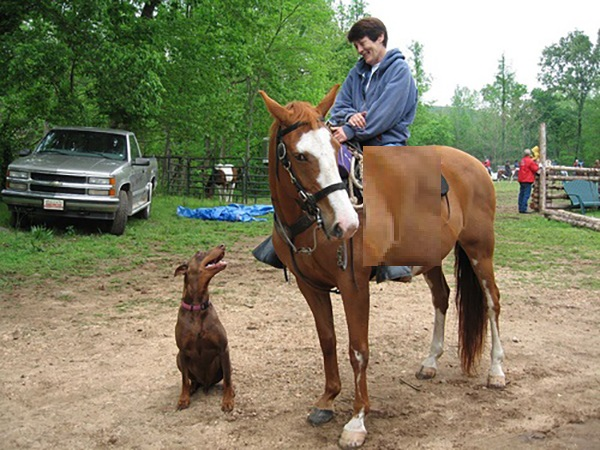
#> input picture Test_opencv/Test.jpg, 600 x 450 px, given in place of the camera
$ python Filter_video.py
#> lines starting #> are read from the running program, lines starting #| are printed output that depends on the picture
import cv2
import numpy as np


def callback(*arg):
    pass


cv2.namedWindow('Video')
cv2.namedWindow('Settings')
cv2.namedWindow('Contour')

cap = cv2.VideoCapture(0)

cv2.createTrackbar('h1', 'Settings', 0, 255, callback)
cv2.createTrackbar('s1', 'Settings', 0, 255, callback)
cv2.createTrackbar('v1', 'Settings', 0, 255, callback)
cv2.createTrackbar('h2', 'Settings', 255, 255, callback)
cv2.createTrackbar('s2', 'Settings', 255, 255, callback)
cv2.createTrackbar('v2', 'Settings', 255, 255, callback)

while True:
    ret, frame = cap.read()
#> frame is the input picture: shape (450, 600, 3); mean B, G, R 99.7, 127, 129.8
    hsv = cv2.cvtColor(frame, cv2.COLOR_BGR2HSV)
#> hsv: shape (450, 600, 3); mean H, S, V 34.2, 93.2, 141.7

    h1 = cv2.getTrackbarPos('h1', 'Settings')
    s1 = cv2.getTrackbarPos('s1', 'Settings')
    v1 = cv2.getTrackbarPos('v1', 'Settings')
    h2 = cv2.getTrackbarPos('h2', 'Settings')
    s2 = cv2.getTrackbarPos('s2', 'Settings')
    v2 = cv2.getTrackbarPos('v2', 'Settings')

    h_min = np.array((h1, s1, v1), np.uint8)
    h_max = np.array((h2, s2, v2), np.uint8)

    thresh = cv2.inRange(hsv, h_min, h_max)
#> thresh: shape (450, 600); every value is 255

    cv2.imshow('Video', thresh)

    blur = cv2.medianBlur(thresh, 9)
    contours, hierarchy = cv2.findContours(blur, cv2.RETR_TREE, cv2.CHAIN_APPROX_SIMPLE)
#> contours = [[[0, 0], [0, 449], [599, 449], [599, 0]]]
    areas = []
    for i in range(len(contours)):
        areas.append(cv2.contourArea(contours[i]))
#> this loop made 1 pass
#> after the loop, areas = [268951]

    N = areas.index(max(areas))
#> N = 0

    x, y, w, h = cv2.boundingRect(contours[N])
#> x = 0; y = 0; w = 600; h = 450
    cv2.rectangle(frame, (x, y), (x + w, y + h), (0, 255, 255), 2)

    moments = cv2.moments(thresh, 1)
#> moments = moments, m00 270000, centre m10/m00, m01/m00 = (299.5, 224.5)
    dM01 = moments['m01']
#> dM01 = 60615000
    dM10 = moments['m10']
#> dM10 = 80865000
    dArea = moments['m00']
#> dArea = 270000

    if dArea > 100:
        x = int(dM10 / dArea)
#> x = 299
        y = int(dM01 / dArea)
#> y = 224
        cv2.circle(frame, (x, y), 5, (0, 0, 255), -1)
#> frame: shape (450, 600, 3); mean B, G, R 98.4, 128.3, 131.3
        cv2.putText(frame, "%d-%d" % (x, y), (x + 10, y - 10), cv2.FONT_HERSHEY_SIMPLEX, 1, (0, 0, 255), 2)
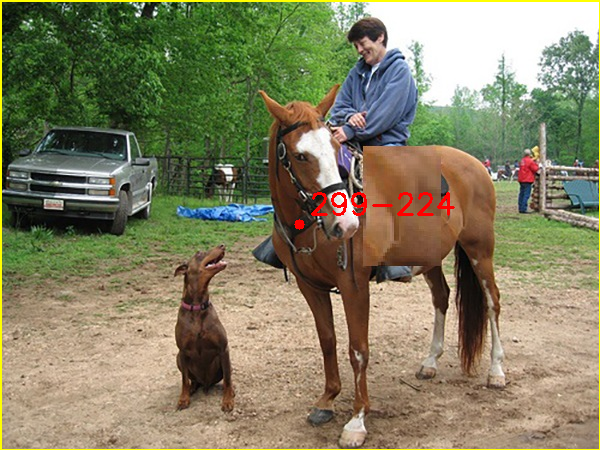
#> frame: shape (450, 600, 3); mean B, G, R 98, 127.8, 131.8

    cv2.imshow('Contour', frame)

    key = cv2.waitKey(5)
#> (key q is pressed here)
    if key == 27:
        break
    elif key == ord('q'):
        cv2.imwrite('Pic.jpg', frame)
        print('success')

cap.release()
cv2.destroyAllWindows()
print('h1 = %3i   s1 = %3i   v1 = %3i' % (h1, s1, v1))
print()
print('h2 = %3i   s2 = %3i   v2 = %3i' % (h2, s2, v2))
